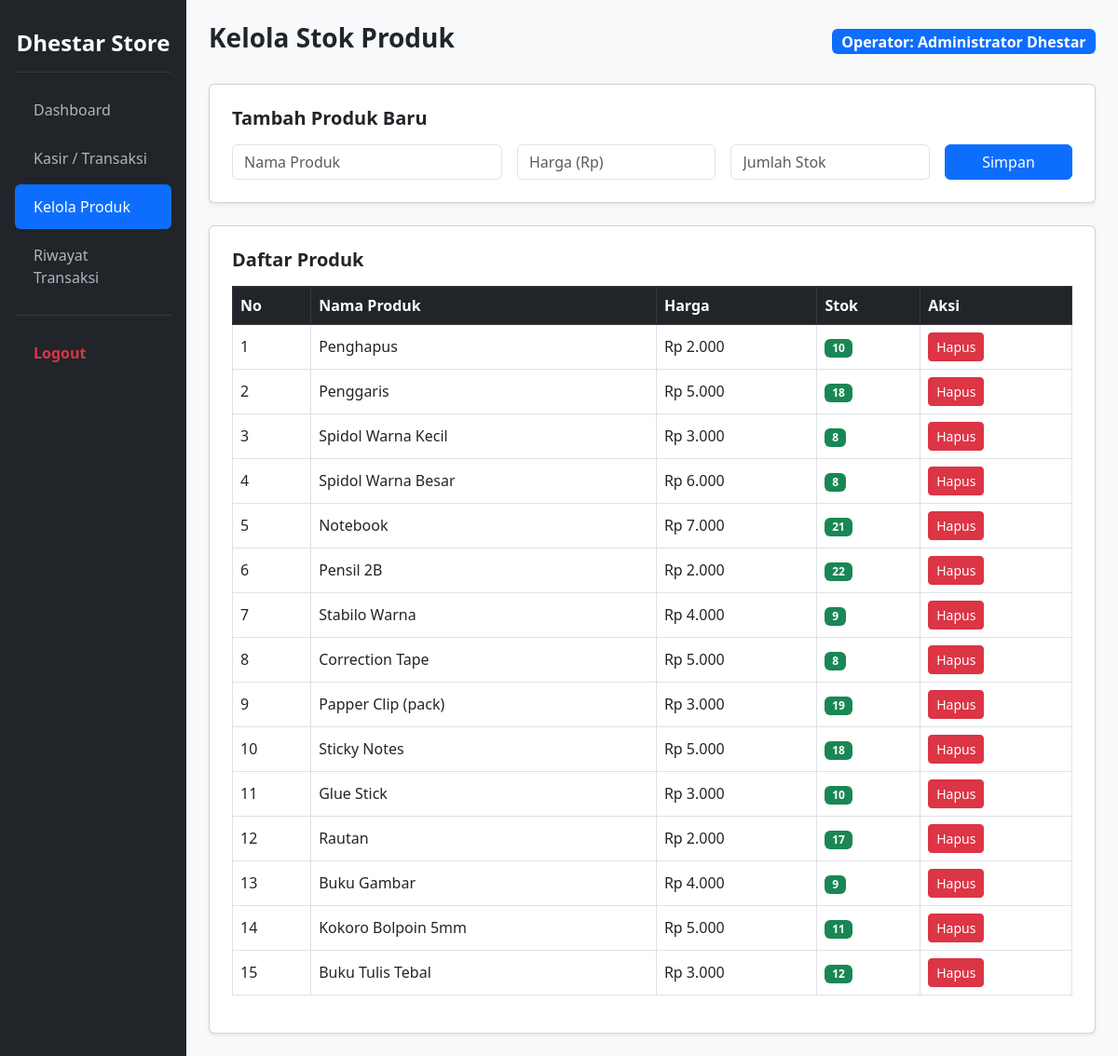
Screenshot of /dashboard.php?page=produk (signed in) with the database file from the repository.
### tables this page shows
CREATE TABLE `produk` (
  `id` int NOT NULL,
  `nama_produk` varchar(100) NOT NULL,
  `harga` int NOT NULL,
  `stok` int NOT NULL,
  `gambar` varchar(255) DEFAULT 'default.jpg'
);

### dashboard.php (the view, shortened to what this page needs)
<?php
include 'koneksi.php';
$page = $_GET['page'] ?? 'home';
?>
<!DOCTYPE html>
<html lang="id">
<head>
    <link href="https://cdn.jsdelivr.net/npm/bootstrap@5.3.0/dist/css/bootstrap.min.css" rel="stylesheet">
</head>
<body>
<div class="container-fluid">
    <div class="row">
        <div class="col-md-2 sidebar p-3">
            <h4 class="text-white fw-bold text-center my-3">Dhestar Store</h4>
            <hr class="text-secondary">
            <a href="dashboard.php?page=home" class="<?= $page == 'home' ? 'active' : ''; ?>">Dashboard</a>
            <a href="dashboard.php?page=kasir" class="<?= $page == 'kasir' ? 'active' : ''; ?>">Kasir / Transaksi</a>
            <a href="dashboard.php?page=produk" class="<?= $page == 'produk' ? 'active' : ''; ?>">Kelola Produk</a>
            <a href="dashboard.php?page=riwayat" class="<?= $page == 'riwayat' ? 'active' : ''; ?>">Riwayat Transaksi</a>
            <hr class="text-secondary">
            <a href="logout.php" class="text-danger fw-bold">Logout</a>
        </div>
        <div class="col-md-10 p-4">
            <div class="d-flex justify-content-between align-items-center mb-4">
                <h3 class="fw-bold">
                    <?php
                        if ($page == 'kasir') echo "Menu Kasir (Multi Produk)";
                        elseif ($page == 'produk') echo "Kelola Stok Produk";
                        elseif ($page == 'riwayat') echo "Riwayat Transaksi";
                        else echo "Dashboard Utama";
                    ?>
                </h3>
                <span class="badge bg-primary fs-6">Operator: <?= htmlspecialchars($_SESSION['nama_lengkap'] ?? 'Admin'); ?></span>
            </div>
            <?php if ($page == 'home'): ?>
                <?php
                    $tot_prod = mysqli_fetch_assoc(mysqli_query($koneksi, "SELECT COUNT(*) as total FROM produk"))['total'] ?? 0;
                    $tot_trx  = mysqli_fetch_assoc(mysqli_query($koneksi, "SELECT COUNT(DISTINCT no_nota) as total FROM transaksi"))['total'] ?? 0;
                    $omzet    = mysqli_fetch_assoc(mysqli_query($koneksi, "SELECT SUM(total_harga) as total FROM transaksi"))['total'] ?? 0;
                ?>
                <div class="row">
                    <div class="col-md-4 mb-3">
                        <div class="card bg-primary text-white p-3 shadow-sm">
                            <h5>Total Produk</h5>
                            <h2><?= $tot_prod; ?> Items</h2>
                        </div>
                    </div>
                    <div class="col-md-4 mb-3">
                        <div class="card bg-success text-white p-3 shadow-sm">
                            <h5>Total Transaksi</h5>
                            <h2><?= $tot_trx; ?> Penjualan</h2>
                        </div>
                    </div>
                    <div class="col-md-4 mb-3">
                        <div class="card bg-warning text-dark p-3 shadow-sm">
                            <h5>Total Omzet</h5>
                            <h2>Rp <?= number_format($omzet, 0, ',', '.'); ?></h2>
                        </div>
                    </div>
                </div>
            <?php elseif ($page == 'produk'): ?>
                <div class="card p-4 shadow-sm mb-4">
                    <h5 class="fw-bold mb-3">Tambah Produk Baru</h5>
                    <form method="POST" class="row g-3">
                        <div class="col-md-4">
                            <input type="text" name="nama_produk" class="form-control" placeholder="Nama Produk" required>
                        </div>
                        <div class="col-md-3">
                            <input type="number" name="harga" class="form-control" placeholder="Harga (Rp)" required>
                        </div>
                        <div class="col-md-3">
                            <input type="number" name="stok" class="form-control" placeholder="Jumlah Stok" required>
                        </div>
                        <div class="col-md-2">
                            <button type="submit" name="tambah_produk" class="btn btn-primary w-100">Simpan</button>
                        </div>
                    </form>
                </div>
                <div class="card p-4 shadow-sm">
                    <h5 class="fw-bold mb-3">Daftar Produk</h5>
                    <table class="table table-bordered align-middle">
                        <thead class="table-dark">
                            <tr>
                                <th>No</th>
                                <th>Nama Produk</th>
                                <th>Harga</th>
                                <th>Stok</th>
                                <th>Aksi</th>
                            </tr>
                        </thead>
                        <tbody>
                            <?php
                                $no = 1;
                                $q = mysqli_query($koneksi, "SELECT * FROM produk ORDER BY id DESC");
                                while($row = mysqli_fetch_assoc($q)):
                            ?>
                            <tr>
                                <td><?= $no++; ?></td>
                                <td><?= htmlspecialchars($row['nama_produk']); ?></td>
                                <td>Rp <?= number_format($row['harga'], 0, ',', '.'); ?></td>
                                <td><span class="badge bg-<?= $row['stok'] > 0 ? 'success' : 'danger'; ?>"><?= $row['stok']; ?></span></td>
                                <td>
                                    <a href="dashboard.php?page=produk&hapus_produk=<?= $row['id']; ?>" class="btn btn-danger btn-sm" onclick="return confirm('Hapus produk ini?')">Hapus</a>
                                </td>
                            </tr>
                            <?php endwhile; ?>
                        </tbody>
                    </table>
                </div>
            <?php endif; ?>
        </div>
    </div>
</div>
</body>
</html>

### dashboard.php (style rules this page uses)
body { background-color: #f8f9fa; }
.sidebar { min-height: 100vh; background: #212529; color: white; }
.sidebar a { color: #adb5bd; text-decoration: none; display: block; padding: 12px 20px; border-radius: 6px; margin-bottom: 4px; }
.sidebar a:hover, .sidebar a.active { background: #0d6efd; color: white; }

### rows the page displays
produk: nama_produk "Penghapus", harga "2.000", stok "10"
produk: nama_produk "Penggaris", harga "5.000", stok "18"
produk: nama_produk "Spidol Warna Kecil", harga "3.000", stok "8"
produk: nama_produk "Spidol Warna Besar", harga "6.000", stok "8"
produk: nama_produk "Notebook", harga "7.000", stok "21"
produk: nama_produk "Pensil 2B", harga "2.000", stok "22"
produk: nama_produk "Stabilo Warna", harga "4.000", stok "9"
produk: nama_produk "Correction Tape", harga "5.000", stok "8"
produk: nama_produk "Papper Clip (pack)", harga "3.000", stok "19"
produk: nama_produk "Sticky Notes", harga "5.000", stok "18"
produk: nama_produk "Glue Stick", harga "3.000", stok "10"
produk: nama_produk "Rautan", harga "2.000", stok "17"
produk: nama_produk "Buku Gambar", harga "4.000", stok "9"
produk: nama_produk "Kokoro Bolpoin 5mm", harga "5.000", stok "11"
produk: nama_produk "Buku Tulis Tebal", harga "3.000", stok "12"

### other values shown
$_SESSION['nama_lengkap'] "Administrator Dhestar"
